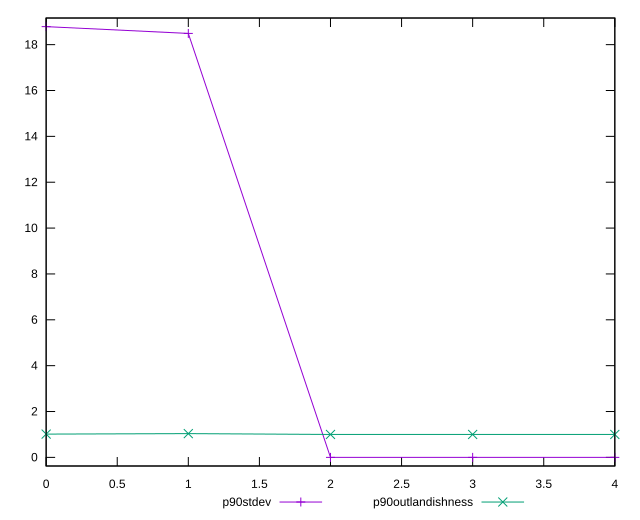

gnuplot code for this plot:
reset

$p90Stdev <<EOF
0 18.785637600875397
1 18.48913487008121
2 2.4868995751603507e-14
3 2.4868995751603507e-14
4 2.4868995751603507e-14
EOF

$p90Outlandishness <<EOF
0 1.0153131983258703
1 1.0362743029580255
2 1
3 1
4 1
EOF

set key outside below
set xrange [0:4]
set yrange [-0.37571275201748255:19.161350352892903]
set trange [-0.37571275201748255:19.161350352892903]
set terminal svg size 640, 520 enhanced background rgb 'white'
set output "report_00025_2021-02-22T21:38:55.199Z/estimated-input-latency/progression/stddev.svg"

plot $p90Stdev title "p90stdev" with linespoints, \
     $p90Outlandishness title "p90outlandishness" with linespoints

reset
